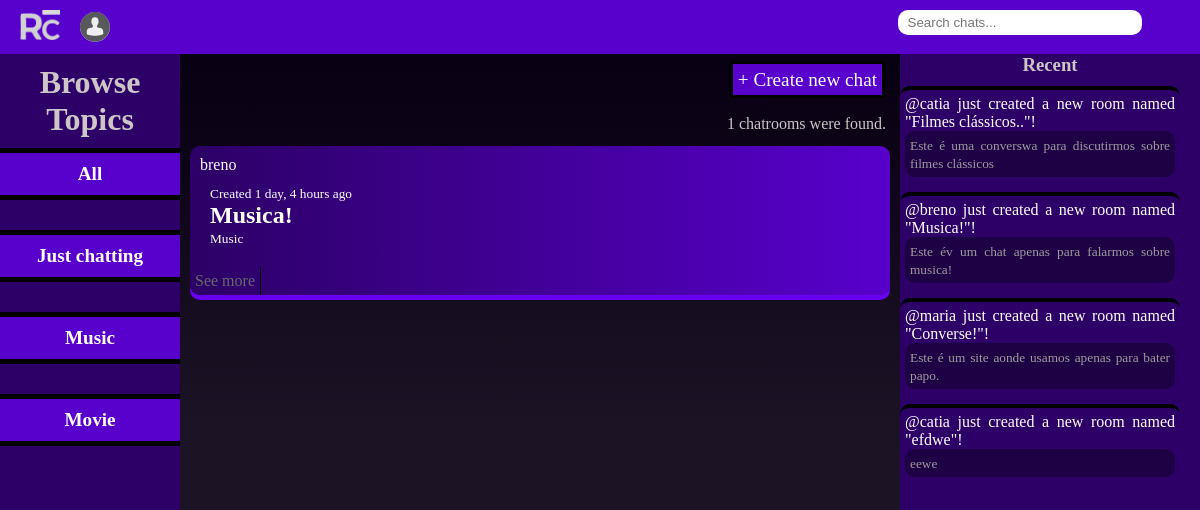
/?q=Music, run on the app's committed database.
### chatroom/models.py (models this page shows, shortened)
class Topic(models.Model):
    name= models.CharField(max_length=100)
    def __str__(self):
        return self.name

class Room(models.Model):
    host = models.ForeignKey(User, on_delete=models.SET_NULL, null=True)
    topic = models.ForeignKey(Topic, on_delete=models.SET_NULL, null=True)
    name = models.CharField(max_length=100)
    description = models.TextField(null=True, blank=True)
    participants = models.ManyToManyField(User, related_name='participants', blank=True)
    created = models.DateTimeField(auto_now_add=True)
    updated = models.DateTimeField(auto_now=True)
    class Meta:
        ordering = ['-updated', '-created']

### chatroom/views.py (the view)
# urls.py: path('', views.chatView, name='home'),
def chatView(request):
    q = request.GET.get('q') if request.GET.get('q') != None else ''
    room = Room.objects.filter(
        Q(topic__name__icontains=q) |
        Q(name__icontains=q)
        )
    topics = Topic.objects.all()
    recent = Room.objects.all()
    room_count = room.count()
    context = {'room':room, 'topics':topics, 'room_count':room_count, 'recent':recent}
    return render(request, 'chatroom/home.html', context)

### chatroom/templates/chatroom/home.html (shortened to what this page needs)
{% extends 'base.html' %}
{%block content%}
<div class="home-content">
    <div class="topics">
        <h1>Browse Topics</h1>
        <div class="show-topics">
            <a href="{% url 'home' %}">All</a>
            {% for topic in topics %}
            <a href="{% url 'home' %}?q={{topic.name}}">{{topic.name}}</a>
            {% endfor %}
        </div>
    </div>
    <div class="list">
        <div class="create">
            <a href="{% url 'create_room'%} ">+ Create new chat</a>
        </div>
        <div class="chats">
            <p id="chat-count">{{room_count}} chatrooms were found.</p>
            {% for chat in room %}
                <div class="chat-list">
                    <div class="chat-info">
                        <a style="padding: 0;" href="{% url 'user-profile' chat.host.id %}">
                            <p>{{chat.host}}</p>
                        </a>
                        <a id="all-post" href="{% url 'chatroom' chat.id %}?q={{chat.name}}">
                            <small>Created {{chat.created|timesince}} ago</small></p>
                            <h2>{{chat.name}}</h2>
                            <small>{{chat.topic}}</small>
                        </a>
                    </div>
                    <div class="config-chat">
                        <a href="{% url 'about_room' chat.id%}">See more</a>
                    </div>
                </div>
            {% endfor %}
        </div>
    </div>
    <div class="recent">
        <h3>Recent</h3>
        {% for new in recent %}
            <div class="recent-created">
                <a href="{% url 'chatroom' new.id %}?q={{new.name}}">
                    <p>@{{new.host}} just created a new room named "{{new.name}}"!</p>
                    <p class="description"><small>{{new.description}}</small></p>
                </a>
            </div>
        {% endfor %}
    </div>
</div>
{% endblock content %}

### static/base.css (style rules this page uses)
* { margin: 0; padding: 0; }
:root { font-size: 16px; --color1: #6900F2; --color2: #5800CC; --color3: #2C0066; }
body { background-color: var(--color3); color: rgb(206, 198, 198); }
.list { height: 96.8%; display: flex; padding: 10px; flex-direction: column; background-image: linear-gradient(rgba(0, 0, 0, 0.829), rgba(24, 23, 23, 0.822),rgba(26, 25, 25, 0.842)); gap: 5px; }
.recent { width: 100%; }
.topics { width: 100%; }
.list a { text-decoration: none; }
.create { padding: 5px; height: 5%; text-align: end; }
.create a { font-size: 1.2rem; color: white; padding: 5px; border: 3px solid black; background-color: var(--color2); }
.chats { display: flex; flex-direction: column; gap: 13px; overflow-y: scroll; height: 90%; }
p#chat-count { text-align: end; padding-right: 4px; }
.chat-list { border-radius: 10px; background-image:linear-gradient(to right,var(--color3), var(--color2)); display: flex; flex-direction: column; box-shadow:0px 5px var(--color1); animation: enter 2s ease-in-out; }
.chat-info { display: flex; flex-direction: column; gap: 10px; }
.chat-info a { padding: 0px 10px 10px 10px; color: white; }
.config-chat { display: flex; }
.config-chat a { padding: 5px; border-right: 1px solid black; color: rgb(105, 105, 105); }
.topics { text-align: center; margin-right: 4px; }
.topics h1 { padding: 10px; }
.show-topics { display: flex; flex-direction: column; align-items: center; gap: 30px; overflow-y: scroll; width: 100%; }
.show-topics a { font-size: 1.2rem; text-decoration: none; color: white; text-align: center; font-weight: bold; border: 5px solid black; background-color: var(--color2); width: 100%; padding: 10px; }
.recent { display: flex; flex-direction: column; gap: 10px; width: 100%; height: 100%; overflow-y: scroll; }
.recent h3 { text-align: center; }
.recent-created { padding: 5px; text-align: justify; width: 90%; border-top: 4px solid black; border-radius: 10px; }
.recent-created a { text-decoration: none; color: white; }
.recent-created p { word-wrap: break-word; }
.description { background-color: #170233a2; padding: 5px; border-radius: 10px; color: rgb(158, 157, 157); }
.chat-info { padding: 10px; height: 85%; }

### chatroom/templates/chatroom/home.html (style rules this page uses)
.home-content { width: 100%; display: grid; grid-template-columns: 15% 60% 25%; grid-template-rows: 92vh; }
.chat-list { animation: enter 0.5s ease-in-out; }

### data on the page
Topic: name "Just chatting"
Topic: name "Music"
Topic: name "Movie"
Room: host "breno", created "1 day, 4 hours", name "Musica!", topic "Music", description "Este év um chat apenas para falarmos sobre musica!"
Room: host "catia", name "Filmes clássicos..", description "Este é uma converswa para discutirmos sobre filmes clássicos"
Room: host "maria", name "Converse!", description "Este é um site aonde usamos apenas para bater papo."
Room: host "catia", name "efdwe", description "eewe"

### other printed values
{{ room_count }} "1"
